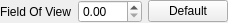
<?xml version="1.0" encoding="UTF-8"?>
<ui version="4.0">
 <class>FirstPersonSettingsPanel</class>
 <widget class="QWidget" name="FirstPersonSettingsPanel">
  <property name="geometry">
   <rect>
    <x>0</x>
    <y>0</y>
    <width>212</width>
    <height>25</height>
   </rect>
  </property>
  <property name="windowTitle">
   <string>Form</string>
  </property>
  <layout class="QHBoxLayout" name="horizontalLayout_2">
   <property name="sizeConstraint">
    <enum>QLayout::SetFixedSize</enum>
   </property>
   <property name="leftMargin">
    <number>0</number>
   </property>
   <property name="topMargin">
    <number>0</number>
   </property>
   <property name="rightMargin">
    <number>0</number>
   </property>
   <property name="bottomMargin">
    <number>0</number>
   </property>
   <item>
    <layout class="QHBoxLayout" name="horizontalLayout">
     <item>
      <widget class="QLabel" name="label_7">
       <property name="sizePolicy">
        <sizepolicy hsizetype="Fixed" vsizetype="Preferred">
         <horstretch>0</horstretch>
         <verstretch>0</verstretch>
        </sizepolicy>
       </property>
       <property name="text">
        <string>Field Of View</string>
       </property>
      </widget>
     </item>
     <item>
      <widget class="QDoubleSpinBox" name="FieldOfView">
       <property name="maximum">
        <double>360.000000000000000</double>
       </property>
      </widget>
     </item>
     <item>
      <widget class="QPushButton" name="DefaultFieldOfView">
       <property name="text">
        <string>Default</string>
       </property>
      </widget>
     </item>
    </layout>
   </item>
  </layout>
 </widget>
 <resources/>
 <connections/>
</ui>
